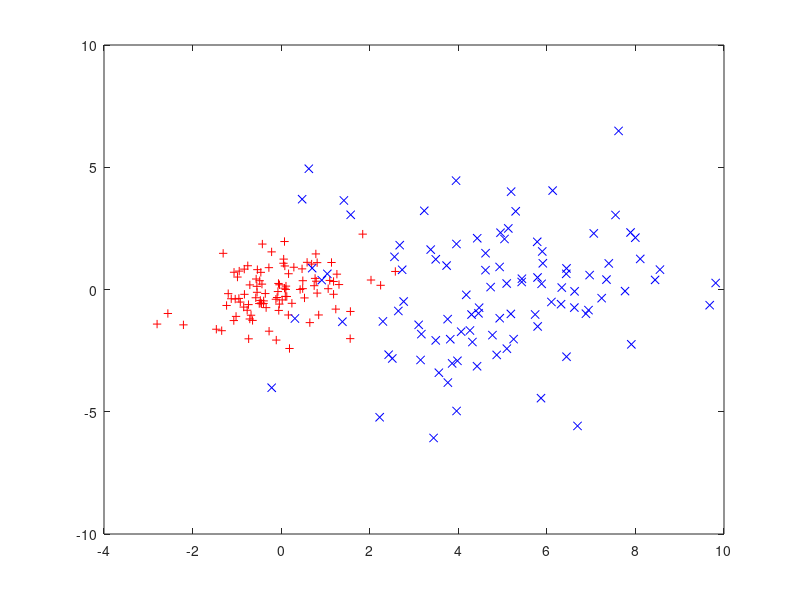

The MATLAB source for this figure:
clear
pos=[randn(100,1),randn(100,1)]; 
neg=[randn(100,1)*sqrt(5)+5,randn(100,1)*sqrt(5)]; 
plot(pos(:,1),pos(:,2),'r+',neg(:,1),neg(:,2),'bx'); 
x=[pos;neg];
t=x;
d=[ones(100,1);zeros(100,1)];
test_pos=[randn(100,1),randn(100,1)];
test_neg=[randn(100,1)*sqrt(5)+5,randn(100,1)*sqrt(5)]; 
test=[test_pos;test_neg];
x1 = x(:,1);
test1 = test(:,1);
x2 = x(:,2);
test2 = test(:,2);
[N,junk] = size(x);
r = randperm(N); % chose one row as the center
nCenter = 2; %suppose we have 2 hidden center
r=r(1:nCenter); % represent which 2 rows i choose to become center
t_select=[t(r,:)];% build center 
t_select_test=[t(r,:)];
[m,junk] = size(t_select);
[m_test,junk] = size(t_select_test);
t1 = t_select(:,1);
t2 = t_select(:,2);
t1_test = t_select_test(:,1);
t2_test = t_select_test(:,2);
T1=ones(N,1)*t1';
T2=ones(N,1)*t2';
T1_test=ones(N,1)*t1_test';
T2_test=ones(N,1)*t2_test';
X1= x1*ones(1,m);
TEST1 = test1*ones(1,m_test);
X2=x2*ones(1,m);
TEST2 = test2*ones(1,m_test);
%find out dmax  
dmax = 0;
for i = 1:1:nCenter
    for j = 1:1:nCenter
        temp = sqrt((t_select(i,1)-t_select(j,1)).^2+(t_select(i,2)- t_select(j,2)).^2);
        if temp > dmax
            dmax = temp;
        end
        
    end
end
sigma=dmax/sqrt(2*nCenter)
G = exp(-sqrt((X1-T1).^2 + (X2-T2).^2)*(nCenter/dmax.^2));
G_test = exp(-sqrt((TEST1-T1).^2 + (TEST2-T2).^2)*(nCenter/dmax.^2));
w = inv(G'*G)*G'*d;
output_train = G*w;
output_test = G_test*w;
a1=round(output_train); 
a2=round(output_test);
c_correctness_train=0; c_correctness_test=0;
% caculate accuracy for positive 
for i=1:1:100
    if a1(i,1) == 1
        c_correctness_train=c_correctness_train+1;
    end
    if a2(i,1) == 1
        c_correctness_test=c_correctness_test+1;
    end
end
% caculate accuracy for negative 
for j=101:1:200 
    if a1(j,1) == 0
        c_correctness_train=c_correctness_train+1;
    end
    if a2(j,1) == 0
        c_correctness_test=c_correctness_test+1;
    end
end
accuracy_train = c_correctness_train/200 
accuracy_test = c_correctness_test/200
